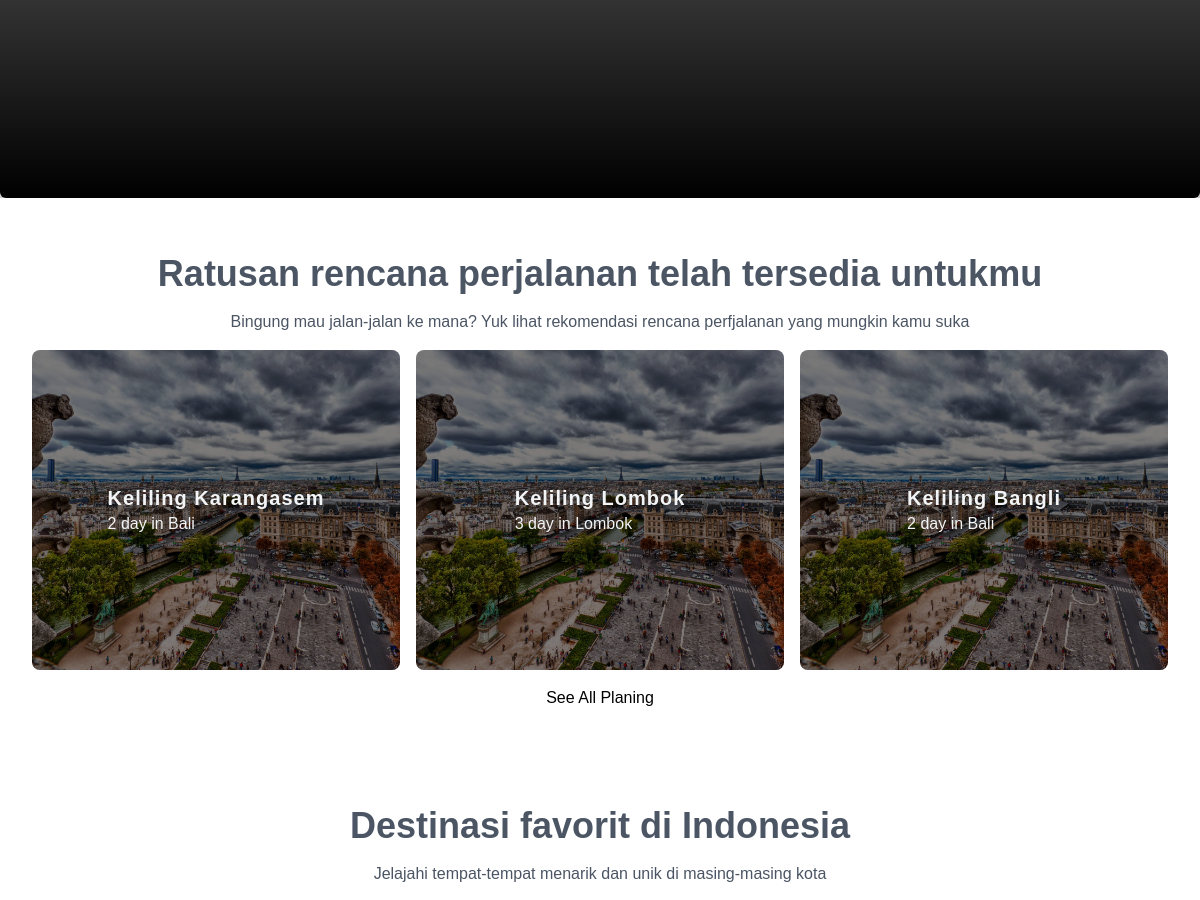
Page /homepage.php (middle part) on the earlier database version.
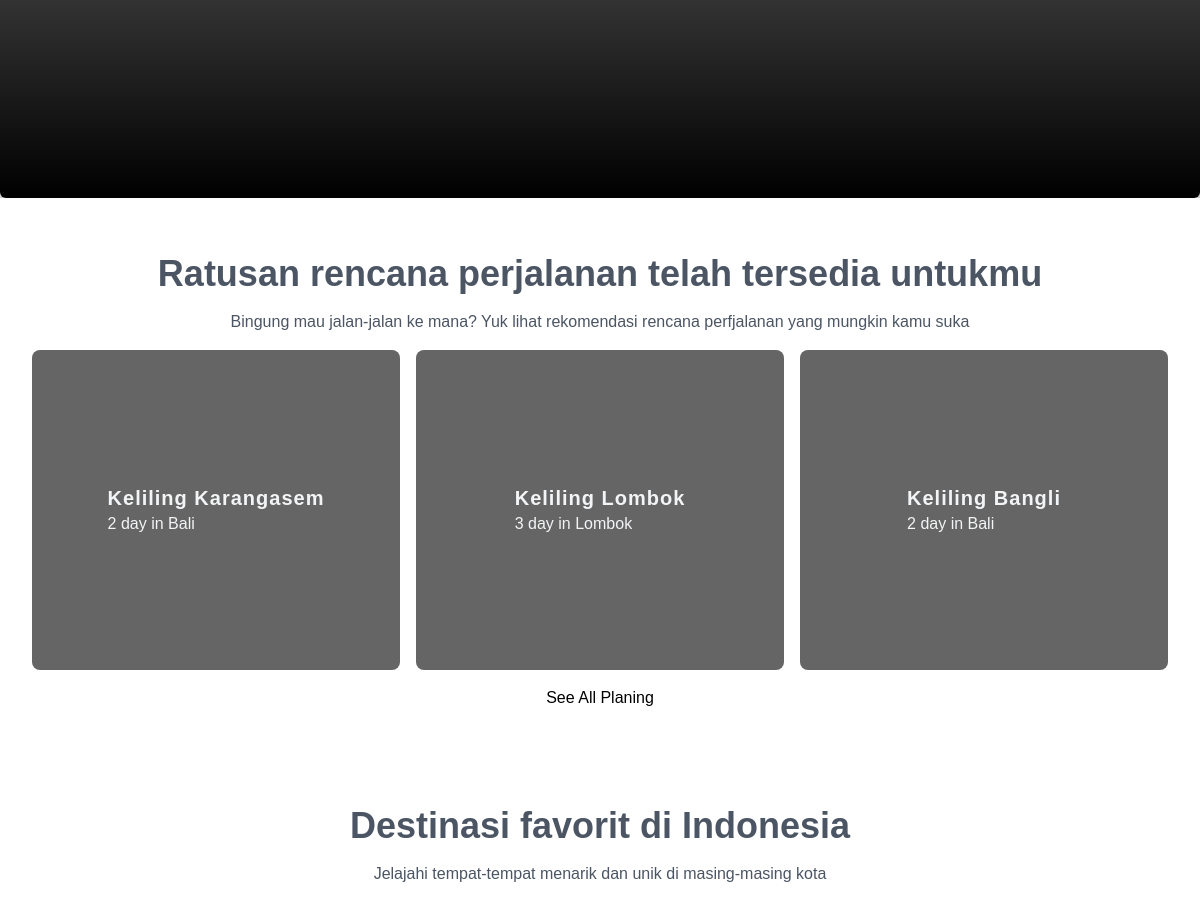
Same page on the later database version.
### tables this page shows
CREATE TABLE `tbl_itinarary` (
  `id` int(11) NOT NULL,
  `destination_id` int(11) NOT NULL,
  `day_id` int(11) NOT NULL,
  `title` varchar(255) NOT NULL,
  `image_name` varchar(255) NOT NULL,
  `created_at` date NOT NULL DEFAULT current_timestamp(),
  `price` decimal(10,3) NOT NULL
);

CREATE TABLE `tbl_day` (
  `id` int(11) NOT NULL,
  `day` varchar(255) NOT NULL
);

CREATE TABLE `tbl_category` (
  `id` int(10) UNSIGNED NOT NULL,
  `title` varchar(100) NOT NULL,
  `image_name` varchar(255) NOT NULL,
  `featured` varchar(10) NOT NULL,
  `active` varchar(10) NOT NULL
);

### homepage.php (called while the page is built, shortened)
<?php include_once('partials-front/header.php'); ?>
<?php include_once('partials-front/hero.php'); ?>
<?php include_once('partials-front/itinarary.php'); ?>
<?php include_once('partials-front/destination.php'); ?>
<?php include_once('partials-front/footer.php'); ?>

### partials-front/itinarary.php (shortened to what this page needs)
<section class="px-2 py-10">
    <div class="p-2">
        <div class="max-w-6xl mx-auto">
            <div class="h-full w-full p-2 flex items-center">
                <h1 class="text-center text-gray-600 text-2xl md:text-4xl mx-auto font-bold">Ratusan rencana perjalanan telah tersedia untukmu</h1>
            </div>
        </div>
        <div class="max-w-6xl mx-auto">
            <div class="h-full w-full p-2 flex items-center">
                <p class="text-center text-gray-600 text-md mx-auto">Bingung mau jalan-jalan ke mana? Yuk lihat rekomendasi rencana perfjalanan yang mungkin kamu suka</p>
            </div>
        </div>
    </div>
    <div class="md:flex justify-center hidden">
        <div class="max-w-6xl w-full mx-auto grid grid-cols-1 md:grid-cols-2 lg:grid-cols-3">
            <?php
            $sql2 = "SELECT tbl_itinarary.id, tbl_itinarary.image_name, tbl_itinarary.title AS iti_title, tbl_category.title AS cata_title, tbl_day.day
            FROM (( tbl_itinarary
            INNER JOIN tbl_category
            ON tbl_itinarary.destination_id = tbl_category.id )
            INNER JOIN tbl_day
            ON tbl_itinarary.day_id = tbl_day.id) ORDER BY tbl_itinarary.id DESC LIMIT 4";
            $res2 = mysqli_query($conn, $sql2);
            $count2 = mysqli_num_rows($res2);
            if ($count2 > 0) {
                while ($row = mysqli_fetch_assoc($res2)) {
                    $title = $row['iti_title'];
                    $category = $row['cata_title'];
                    $day = $row['day'];
                    $image_name = $row['image_name'];
            ?>
                    <a href="#" class="mb-4">
                        <div class="rounded-lg mx-2">
                            <?php
                            if ($image_name == "") {
                            ?>
                                <div style="background-image: url(<?= SITEURL; ?>images/profile/<?= $image_name; ?>);" class="h-80 bg-cover bg-center bg-no-repeat rounded-lg">
                                    <div class="bg-black rounded-lg h-full bg-opacity-50 flex justify-center items-center">
                                        <div class="text-gray-100">
                                            <h4 class="text-xl font-semibold tracking-wider"><?= $title; ?></h4>
                                            <h4><?= $day; ?> in <?= $category; ?></h4>
                                        </div>
                                    </div>
                                </div>
                            <?php
                            } else {
                            ?>
                                <div style="background-image: url(<?= SITEURL; ?>images/profile/<?= $image_name; ?>);" class="h-80 bg-cover bg-center bg-no-repeat rounded-lg">
                                    <div class="bg-black rounded-lg h-full bg-opacity-50 flex justify-center items-center">
                                        <div class="text-gray-100">
                                            <h4 class="text-xl font-semibold tracking-wider"><?= $title; ?></h4>
                                            <h4><?= $day; ?> in <?= $category; ?></h4>
                                        </div>
                                    </div>
                                </div>
                            <?php
                            }
                            ?>
                        </div>
                    </a>
            <?php
                }
            } else {
                echo "<div class='error'>Food not available.</div>";
            }
            ?>
        </div>
    </div>
    <p class="text-center">
        <a href="#">See All Planing</a>
    </p>
</section>

Differences in the rows shown:
changed tbl_itinarary "Keliling Karangasem": image_name: picture removed, a placeholder shows
changed tbl_itinarary "Keliling Lombok": image_name: picture removed, a placeholder shows
changed tbl_itinarary "Keliling Bangli": image_name: picture removed, a placeholder shows
